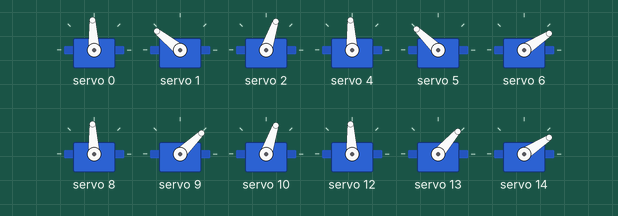
A sketch run on a simulated Arduino Uno, built with avr-gcc and run on an emulated ATmega328P. Parts: 12 × servo.

Above: at 8.05 s.
At 8.65 s:
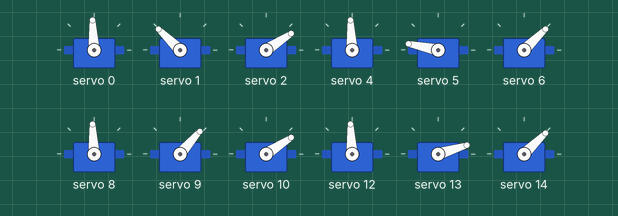
At 9.25 s:
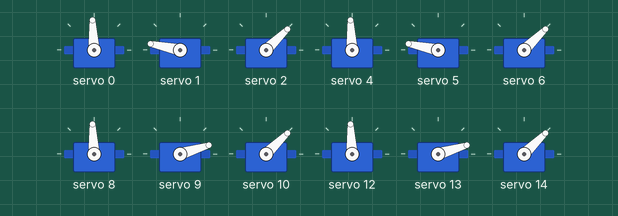
Timing chart, 0 to 11.0 s (numbered marks = the images above):
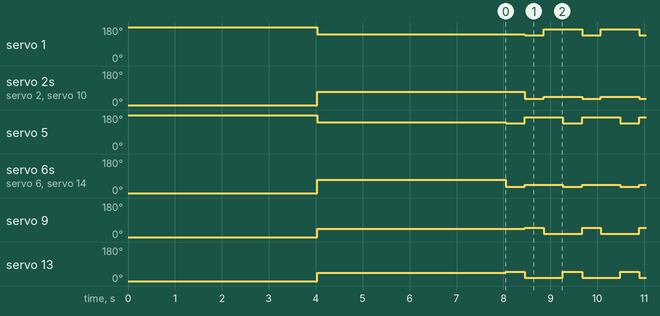

Measured:
- by itself, servo 1: repeats every 1.2 s: 136° 0.40 s, 168° 0.82 s
- by itself, servo 2, servo 10: repeats every 1.2 s: 33° 0.40 s, 44° 0.82 s
- by itself, servo 5: repeats every 1.2 s: 136° 0.41 s, 168° 0.81 s
- by itself, servo 6, servo 14: repeats every 1.2 s: 33° 0.41 s, 44° 0.81 s
- by itself, servo 9: repeats every 1.2 s: 49° 0.40 s, 17° 0.82 s
- by itself, servo 13: repeats every 1.2 s: 49° 0.41 s, 17° 0.81 s

The sketch:

S.P.A.R.K_Moving_Forward.ino
```cpp
/* S.P.A.R.K moving forward
   Project: S.P.A.R.K
   Start date: 31 May 2023
   Last edited: 13 June 2023
   Info:

  My attempt to make S.P.A.R.K walk forward for the first time.

  My walking theory:
  ------------------
  Their will be 2 legs touching the ground and 2 in the air for each step.
  The 2 legs will operate in sync with the other leg diagnal from its partner.
  For example:

  Leg A will partner with Leg C
  Leg B will partner with Leg D.

  The Tibia of the paired legs will lift first and the Femur will then lift second.
  Once the second pair of legs begin to lift, the already raised Femur will then lower
  first then the Tibia will lower second which follows on indefinitly, thus making the robot walk.

  Made by Nathan-Busse.
*/

// Calling Libraries
#include <Adafruit_PWMServoDriver.h>
#include <Wire.h>

// Pin declarations
#define Coxae_A 0
#define Femur_A 1
#define Tibia_A 2

#define Coxae_B 4
#define Femur_B 5
#define Tibia_B 6

#define Coxae_C 8
#define Femur_C 9
#define Tibia_C 10

#define Coxae_D 12
#define Femur_D 13
#define Tibia_D 14

/* Coxae positions
   ---------------
*/
#define CL_idle 90
#define CR_idle 90

/* Resting leg position
   --------------------
*/

// Degres left femur
#define coxae_l 90
#define femur_l 180
#define tibia_l 0

// Degrees right femur
#define coxae_r 90
#define femur_r 0
#define tibia_r 0


/* Standing leg positions
   ----------------------
*/

// Left legs
#define FL_stand 135
#define TL_stand 70

// Right legs
#define FR_stand 45
#define TR_stand 70


/* Walking leg positions
   ---------------------
*/

// Left legs
#define TL_rise 35
#define FL_forward 130
#define TL_lower 45
#define FL_back 160

// Right legs
#define TR_rise 35
#define FR_forward 50
#define TR_lower 45
#define FR_back 20


/* Time delay
   ----------
*/
#define stand 4000
#define hold 400
#define rest 4000

/* PWM setup
   ---------
*/
#define MIN_PulseLength 500
#define MAX_PulseLength 2500
#define MED_PulseLength 2500
#define Frequency 50  // 50 HRz

Adafruit_PWMServoDriver pwm = Adafruit_PWMServoDriver();
int degrees;

void setup() {
  pwm.begin();
  pwm.setPWMFreq(Frequency);

/* Resting position
   ----------------
*/

// Left leg
  pwm.setPWM(Coxae_A, 0, pulseWidth(coxae_l));  // A
  pwm.setPWM(Femur_A, 0, pulseWidth(femur_l));  // A
  pwm.setPWM(Tibia_A, 0, pulseWidth(tibia_l));  // A

  pwm.setPWM(Coxae_B, 0, pulseWidth(coxae_l));   // B
  pwm.setPWM(Femur_B, 0, pulseWidth(femur_l));  // B
  pwm.setPWM(Tibia_B, 0, pulseWidth(tibia_l));  // B

  // Right leg
  pwm.setPWM(Coxae_C, 0, pulseWidth(coxae_r));   // C
  pwm.setPWM(Femur_C, 0, pulseWidth(femur_r));  // C
  pwm.setPWM(Tibia_C, 0, pulseWidth(tibia_r));  // C

  pwm.setPWM(Coxae_D, 0, pulseWidth(coxae_r));   // D
  pwm.setPWM(Femur_D, 0, pulseWidth(femur_r));  // D
  pwm.setPWM(Tibia_D, 0, pulseWidth(tibia_r));  // D

  // Left leg
  pwm.setPWM(Coxae_A, 0, pulseWidth(coxae_l));  // A
  pwm.setPWM(Femur_A, 0, pulseWidth(femur_l));  // A
  pwm.setPWM(Tibia_A, 0, pulseWidth(tibia_l));  // A

  pwm.setPWM(Coxae_B, 0, pulseWidth(coxae_l));   // B
  pwm.setPWM(Femur_B, 0, pulseWidth(femur_l));  // B
  pwm.setPWM(Tibia_B, 0, pulseWidth(tibia_l));  // B

  // Right leg
  pwm.setPWM(Coxae_C, 0, pulseWidth(coxae_r));   // C
  pwm.setPWM(Femur_C, 0, pulseWidth(femur_r));  // C
  pwm.setPWM(Tibia_C, 0, pulseWidth(tibia_r));  // C

  pwm.setPWM(Coxae_D, 0, pulseWidth(coxae_r));   // D
  pwm.setPWM(Femur_D, 0, pulseWidth(femur_r));  // D
  pwm.setPWM(Tibia_D, 0, pulseWidth(tibia_r));  // D
  delay(rest);

  /* Standing position
   ----------------
  */
  pwm.setPWM(Coxae_A, 0, pulseWidth(CL_idle));
  pwm.setPWM(Coxae_B, 0, pulseWidth(CL_idle));
  pwm.setPWM(Coxae_C, 0, pulseWidth(CR_idle));
  pwm.setPWM(Coxae_D, 0, pulseWidth(CR_idle));

  pwm.setPWM(Femur_A, 0, pulseWidth(FL_stand));
  pwm.setPWM(Femur_B, 0, pulseWidth(FL_stand));
  pwm.setPWM(Femur_C, 0, pulseWidth(FR_stand));
  pwm.setPWM(Femur_D, 0, pulseWidth(FR_stand));

  pwm.setPWM(Tibia_A, 0, pulseWidth(TL_stand));
  pwm.setPWM(Tibia_B, 0, pulseWidth(TL_stand));
  pwm.setPWM(Tibia_C, 0, pulseWidth(TR_stand));
  pwm.setPWM(Tibia_D, 0, pulseWidth(TR_stand));
  delay(stand);
}

void loop() {

  // Walking
  pwm.setPWM(Coxae_A, 0, pulseWidth(CL_idle));
  pwm.setPWM(Coxae_B, 0, pulseWidth(CL_idle));
  pwm.setPWM(Coxae_C, 0, pulseWidth(CR_idle));
  pwm.setPWM(Coxae_D, 0, pulseWidth(CR_idle));


// Back legs
  // Rise
  pwm.setPWM(Tibia_D, 0, pulseWidth(TR_rise));
  pwm.setPWM(Tibia_B, 0, pulseWidth(TL_rise));
  pwm.setPWM(Femur_D, 0, pulseWidth(FR_forward));
  pwm.setPWM(Femur_B, 0, pulseWidth(FL_forward));
  delay(hold);

  // Lower
  pwm.setPWM(Tibia_D, 0, pulseWidth(TR_lower));
  pwm.setPWM(Tibia_B, 0, pulseWidth(TL_lower));
  pwm.setPWM(Femur_D, 0, pulseWidth(FR_back));
  pwm.setPWM(Femur_B, 0, pulseWidth(FL_back));

// Front legs
  // Rise
  pwm.setPWM(Tibia_A, 0, pulseWidth(TL_rise));
  pwm.setPWM(Tibia_C, 0, pulseWidth(TR_rise));
  pwm.setPWM(Femur_A, 0, pulseWidth(FL_forward));
  pwm.setPWM(Femur_C, 0, pulseWidth(FR_forward));
  delay(hold);

  // Lower
  pwm.setPWM(Tibia_A, 0, pulseWidth(TL_lower));
  pwm.setPWM(Tibia_C, 0, pulseWidth(TR_lower));
  pwm.setPWM(Femur_A, 0, pulseWidth(FL_back));
  pwm.setPWM(Femur_C, 0, pulseWidth(FR_back));
  delay(hold);
}

/* Pulsewidth declaration
   ----------------------
*/
int pulseWidth(int angle) {
  int pulse_wide, analog_value;
  pulse_wide = map(angle, 0, 180, MIN_PulseLength, MAX_PulseLength);
  analog_value = int(float(pulse_wide) / 1000000 * Frequency * 4096);
  Serial.println(analog_value);
  return analog_value;
}
```
